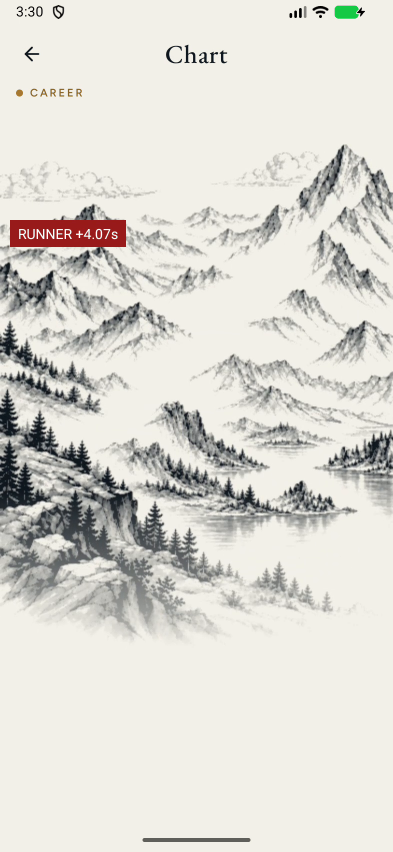
#> input picture anchor/mobile/docs/qa/chart-opening-20261008/wrapper-full-frame-11.png, 786 x 1704 px (shown at 1/2 size); its folder holds only this picture in this run
$ python make-contact.py
#> lines starting #> are read from the running program, lines starting #| are printed output that depends on the picture
from PIL import Image, ImageDraw
from pathlib import Path
files=sorted(Path('docs/qa/chart-opening-20261008').glob('wrapper-full-frame-*.png'))
thumbs=[]
W,H=196,426
for i,p in enumerate(files):
    im=Image.open(p).convert('RGB').resize((W,H))
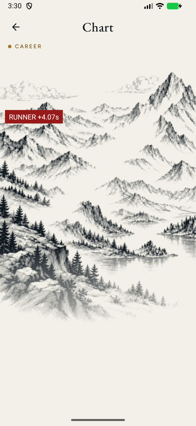
#> im: PIL image 196x426 RGB; mean R, G, B 219.6, 217.4, 210.6
    d=ImageDraw.Draw(im)
    d.rectangle((0,0,80,24),fill='white')
    d.text((4,4),f'{i*0.5:.1f}s',fill='black')
    thumbs.append(im)
out=Image.new('RGB',(W*4,H*((len(thumbs)+3)//4)),'white')
#> out: PIL image 784x426 RGB; every value is 255
for i,im in enumerate(thumbs):
    out.paste(im,((i%4)*W,(i//4)*H))
#> this loop made 1 pass
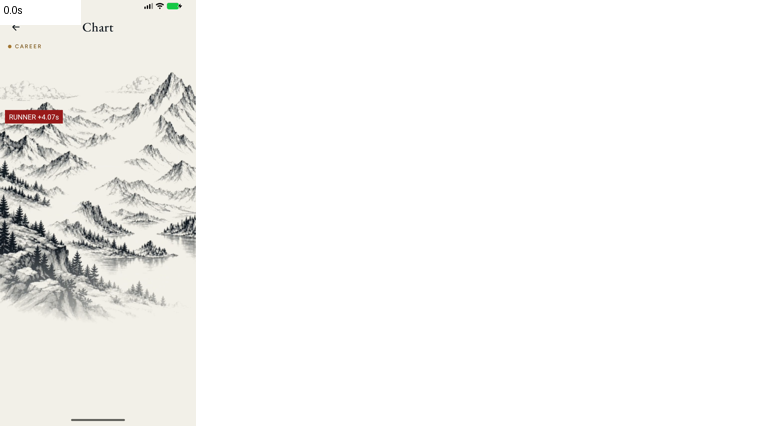
#> out: PIL image 784x426 RGB; mean R, G, B 246.2, 245.7, 244
out.save('docs/qa/chart-opening-20261008/wrapper-full-contact.png')
